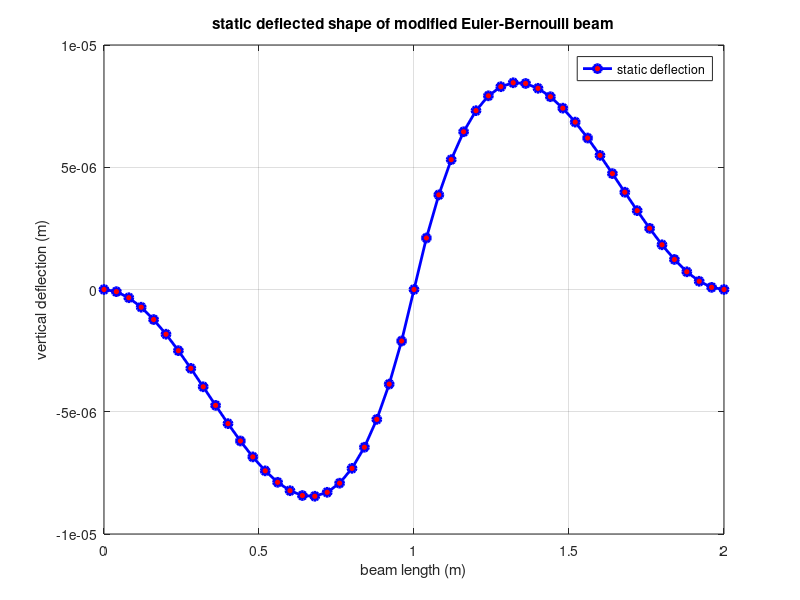

The MATLAB script that drew this image:
% modified Beam Formulation with Axial DOF (fixed–fixed under mid-span moment)

clear; clc; close all;

%% input parameters
nElem = 50;              % number of elements
E = 210e9;               % Young's modulus (Pa)
A= 0.01;                 % cross-sectional area (m^2)
I= 8.333e-6;             % moment of inertia (m^4)
L= 2;                    % total beam length (m)

% moment or force assignment
force_node = round((nElem/2) + 1); % middle node (rotation DOF)
force_DOF_local = 3;              % 1 = u, 2 = w, 3 = theta
moment_value = 800;              % moment value (Nm)

%% derived sizes
nNode         = nElem + 1;            % total nodes
nDOF_per_node = 3;                    % u, w, θ per node
nDOF          = nNode * nDOF_per_node;
Le       = L / nElem;            % element length

%% element stiffness
% axial (2×2)
ke_axial = (E*A/Le) * [1 -1; -1 1];

% bending (4×4 Hermite)
ke_bending = (E*I/Le^3) * [...
     12     6*Le   -12    6*Le;
    6*Le   4*Le^2 -6*Le  2*Le^2;
    -12   -6*Le     12   -6*Le;
    6*Le   2*Le^2 -6*Le  4*Le^2];

% assemble into 6×6 with correct DOF mapping
ke = zeros(6,6);
axial_dofs   = [1 4];         % u₁, u₂
bending_dofs = [2 3 5 6];     % w₁, θ₁, w₂, θ₂

ke(axial_dofs,   axial_dofs)   = ke_axial;
ke(bending_dofs, bending_dofs) = ke_bending;

%% global assembly
K = zeros(nDOF);
for e = 1:nElem
    idx = (e-1)*nDOF_per_node + (1:6);
    K(idx,idx) = K(idx,idx) + ke;
end

%% force vector
F = zeros(nDOF,1);
globalDOF = (force_node-1)*nDOF_per_node + force_DOF_local;
F(globalDOF) = moment_value;

%% apply boundary conditions (fixed at both ends: all DOFs)
fixedDOF = [1,2,3, nDOF-2, nDOF-1, nDOF];
freeDOF  = setdiff(1:nDOF, fixedDOF);

K_reduced = K(freeDOF, freeDOF);
F_reduced = F(freeDOF);

%% solve
U = zeros(nDOF,1);
U(freeDOF) = K_reduced \ F_reduced;

%% plot vertical deflection
x_nodes = linspace(0, L, nNode);
vertical_disp = U(2:nDOF_per_node:end);

figure;
plot(x_nodes, vertical_disp, 'b-o', 'LineWidth', 2, 'MarkerFaceColor','r');
grid on;
xlabel('beam length (m)');
ylabel('vertical deflection (m)');
title('static deflected shape of modified Euler-Bernoulli beam');
legend('static deflection');
